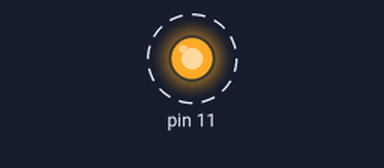
A sketch run on a simulated Arduino Uno, built with avr-gcc and run on an emulated ATmega328P. Parts: output pins drawn as LEDs (lit = HIGH). Dashed ring = blinking.

Above: at 0.2 s.
Timing chart, 0 to 3.0 s (numbered marks = the images above):
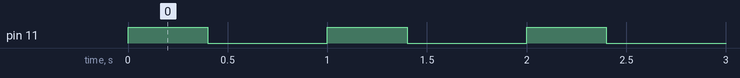

The sketch:

Blinking_Lights.ino
```cpp
void setup() {
  pinMode(11, OUTPUT);
}

void loop() {
  digitalWrite(11, HIGH);
  delay(400);
  digitalWrite(11, LOW);
  delay(600);
}
```

Measured:
- by itself, pin 11: alternates HIGH for 0.40 s and LOW for 0.60 s
